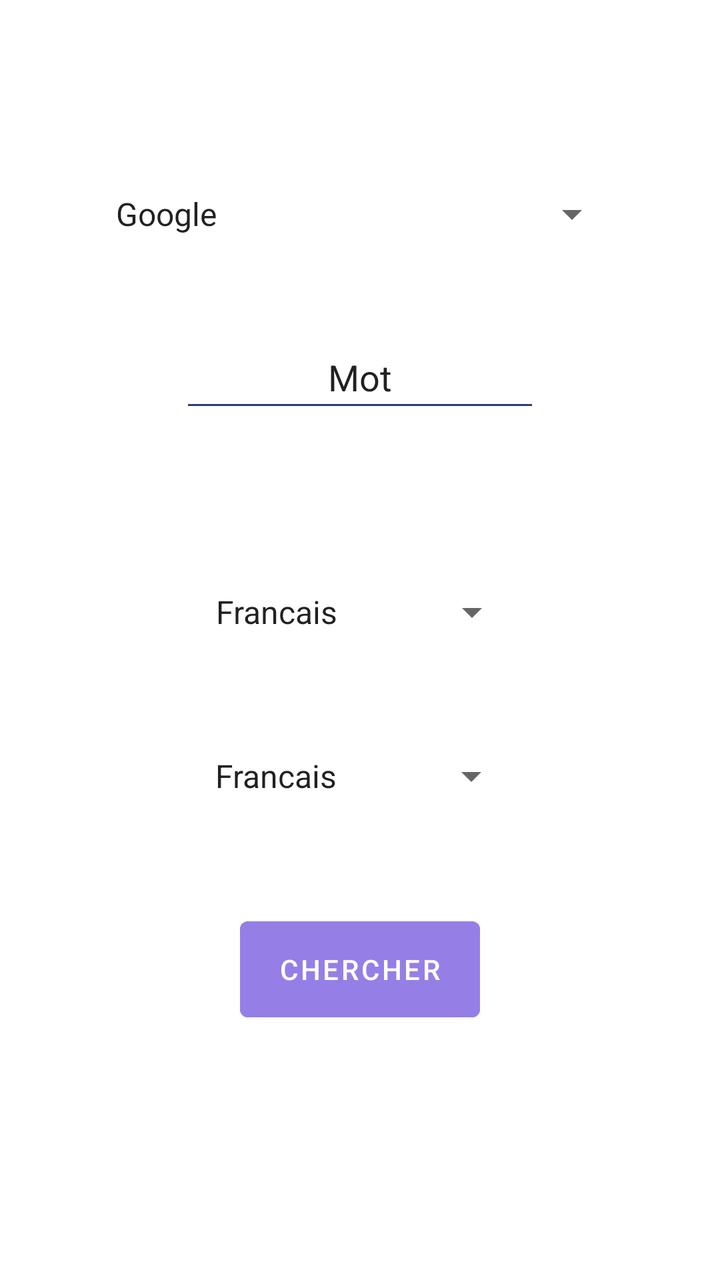
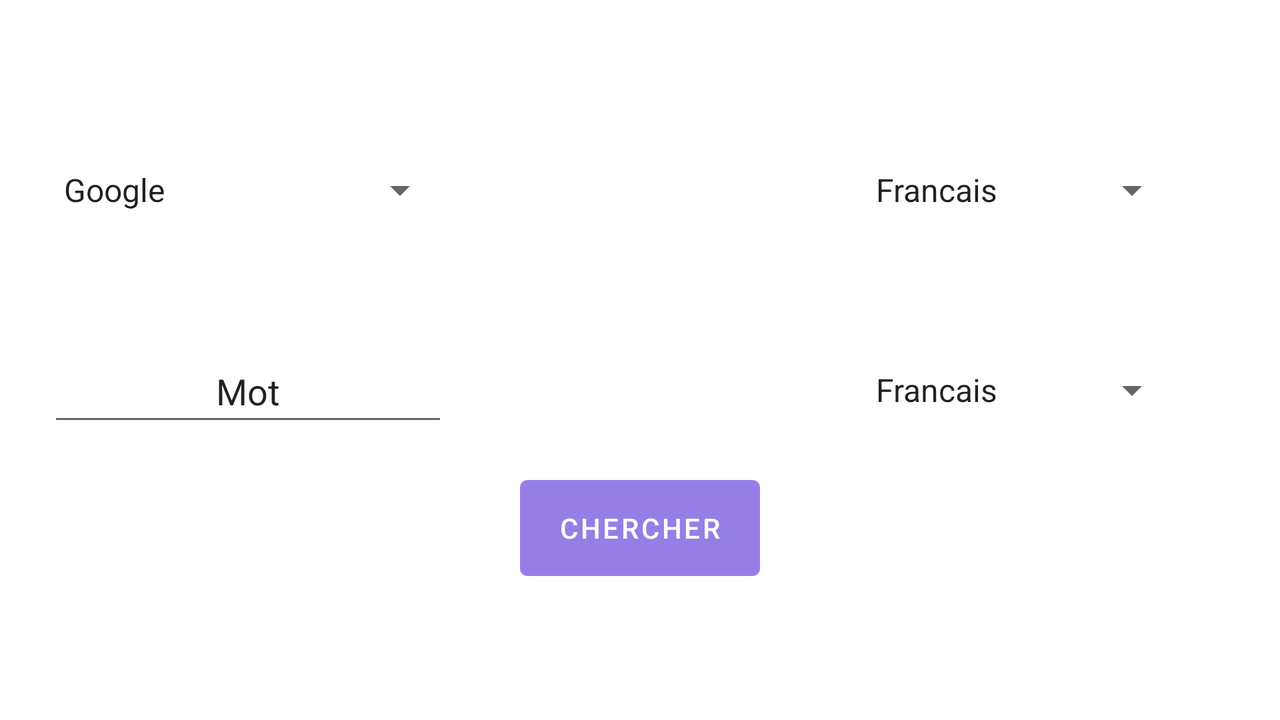

The same Android screen from two of the app's own layout files: first res/layout/ as a phone draws it, then the repository's variant for another configuration, drawn on a device whose configuration selects that folder. Both files follow.
<!-- AndroidManifest.xml: application theme Theme.TranslateApp.NoActionBar -->
<!-- res/layout/fragment_home.xml -->
<?xml version="1.0" encoding="utf-8"?>
<androidx.constraintlayout.widget.ConstraintLayout xmlns:android="http://schemas.android.com/apk/res/android"
    xmlns:app="http://schemas.android.com/apk/res-auto"
    xmlns:tools="http://schemas.android.com/tools"
    android:layout_width="match_parent"
    android:layout_height="match_parent"
    tools:context=".fragments.mainActivity.home.HomeFragment">

    <EditText
        android:id="@+id/word"
        android:layout_width="0dp"
        android:layout_height="48dp"
        android:layout_marginStart="90dp"
        android:layout_marginTop="32dp"
        android:layout_marginEnd="90dp"
        android:autofillHints=""
        android:backgroundTint="#2C3C75"
        android:gravity="center"
        android:inputType="textPersonName"
        android:minHeight="48dp"
        android:text="@string/word"
        app:layout_constraintBottom_toBottomOf="parent"
        app:layout_constraintEnd_toEndOf="parent"
        app:layout_constraintHorizontal_bias="0.5"
        app:layout_constraintStart_toStartOf="parent"
        app:layout_constraintTop_toBottomOf="@+id/dictionnary"
        app:layout_constraintVertical_bias="0.0"
        tools:ignore="LabelFor" />

    <Button
        android:id="@+id/searchBut"
        android:layout_width="120dp"
        android:layout_height="60dp"
        android:backgroundTint="@color/light_purple"
        android:text="@string/search"
        android:textColor="@color/white"
        app:layout_constraintBottom_toBottomOf="parent"
        app:layout_constraintEnd_toEndOf="parent"
        app:layout_constraintStart_toStartOf="parent"
        app:layout_constraintTop_toBottomOf="@+id/languedest"
        app:layout_constraintVertical_bias="0.25"
        tools:ignore="TextContrastCheck" />

    <Spinner
        android:id="@+id/dictionnary"
        android:layout_width="0dp"
        android:layout_height="48dp"
        android:layout_marginStart="50dp"
        android:layout_marginEnd="50dp"
        android:entries="@array/spinner_entries"
        android:gravity="center"
        app:layout_constraintBottom_toBottomOf="parent"
        app:layout_constraintEnd_toEndOf="parent"
        app:layout_constraintStart_toStartOf="parent"
        app:layout_constraintTop_toTopOf="parent"
        app:layout_constraintVertical_bias="0.13999999" />

    <Spinner
        android:id="@+id/languedest"
        android:layout_width="160dp"
        android:layout_height="50dp"
        android:layout_marginTop="32dp"
        android:entries="@array/langSpinner_entries"
        app:layout_constraintEnd_toEndOf="parent"
        app:layout_constraintHorizontal_bias="0.498"
        app:layout_constraintStart_toStartOf="parent"
        app:layout_constraintTop_toBottomOf="@+id/languesourc"
        tools:ignore="DuplicateSpeakableTextCheck" />

    <Spinner
        android:id="@+id/languesourc"
        android:layout_width="160dp"
        android:layout_height="50dp"
        android:layout_marginTop="70dp"
        android:entries="@array/langSpinner_entries"
        android:spinnerMode="dropdown"
        app:layout_constraintEnd_toEndOf="parent"
        app:layout_constraintStart_toStartOf="parent"
        app:layout_constraintTop_toBottomOf="@+id/word" />

</androidx.constraintlayout.widget.ConstraintLayout>
<!-- resources referenced by this layout -->
<resources>
  <array name="langSpinner_entries">
          <item>@string/Fr</item>
          <item>@string/Ang</item>
          <item>@string/Es</item>
          <item>@string/Ru</item>
          <item>@string/Jap</item>
          <item>@string/DS</item>
          <item>@string/PR</item>
          <item>@string/In</item>
      </array>
  <array name="spinner_entries">
          <item>Google</item>
      </array>
  <color name="light_purple">#957FE6</color>
  <color name="white">#FFFFFFFF</color>
  <string name="search">Chercher</string>
  <string name="word">Mot</string>
  <style name="Theme.TranslateApp.NoActionBar" parent="Theme.MaterialComponents.DayNight.NoActionBar">
          
          <item name="colorPrimary">@color/blue</item>
          <item name="colorPrimaryVariant">#E42525</item>
          <item name="colorOnPrimary">@color/white</item>
          
          <item name="colorSecondary">#82C2DF</item>
          <item name="colorSecondaryVariant">#2C3C75</item>
          <item name="colorOnSecondary">@color/black</item>
          
          <item name="android:statusBarColor">@color/blue</item>
          
          <item name="android:colorAccent">#82C2DF</item>
  
      </style>
  <string name="Fr" translatable="false">Francais</string>
  <string name="Ang" translatable="false">Anglais</string>
  <string name="Es" translatable="false">Espagnol</string>
  <string name="Ru" translatable="false">Russe</string>
  <string name="Jap" translatable="false">Japonais</string>
  <string name="DS" translatable="false">Allemand</string>
  <string name="PR" translatable="false">Portugais</string>
  <string name="In" translatable="false">Indien</string>
  <color name="blue">#6F91EE</color>
  <color name="black">#FF000000</color>
</resources>
<!-- res/layout-land/fragment_home.xml (the repository's variant of the layout above) -->
<!-- drawn on the phone turned sideways -->
<?xml version="1.0" encoding="utf-8"?>
<androidx.constraintlayout.widget.ConstraintLayout xmlns:android="http://schemas.android.com/apk/res/android"
    xmlns:app="http://schemas.android.com/apk/res-auto"
    xmlns:tools="http://schemas.android.com/tools"
    android:layout_width="match_parent"
    android:layout_height="match_parent"
    tools:context=".fragments.mainActivity.home.HomeFragment">

    <EditText
        android:id="@+id/word"
        android:layout_width="200dp"
        android:layout_height="48dp"
        android:layout_marginStart="24dp"
        android:layout_marginTop="50dp"
        android:autofillHints=""
        android:gravity="center"
        android:inputType="textPersonName"
        android:minHeight="48dp"
        android:text="@string/word"
        app:layout_constraintStart_toStartOf="parent"
        app:layout_constraintTop_toBottomOf="@+id/dictionnary"
        tools:ignore="LabelFor" />

    <Button
        android:id="@+id/searchBut"
        android:layout_width="120dp"
        android:layout_height="60dp"
        android:backgroundTint="@color/light_purple"
        android:text="@string/search"
        app:layout_constraintBottom_toBottomOf="parent"
        app:layout_constraintEnd_toEndOf="parent"
        app:layout_constraintStart_toStartOf="parent"
        app:layout_constraintTop_toTopOf="parent"
        app:layout_constraintVertical_bias="0.78"
        tools:ignore="TextContrastCheck" />

    <Spinner
        android:id="@+id/dictionnary"
        android:layout_width="200dp"
        android:layout_height="50dp"
        android:layout_marginStart="24dp"
        android:layout_marginTop="70dp"
        android:entries="@array/spinner_entries"
        android:gravity="center"
        app:layout_constraintStart_toStartOf="parent"
        app:layout_constraintTop_toTopOf="parent" />

    <Spinner
        android:id="@+id/languesourc"
        android:layout_width="160dp"
        android:layout_height="50dp"
        android:layout_marginTop="70dp"
        android:layout_marginEnd="50dp"
        android:entries="@array/langSpinner_entries"
        app:layout_constraintEnd_toEndOf="parent"
        app:layout_constraintTop_toTopOf="parent"
        tools:ignore="DuplicateSpeakableTextCheck" />

    <Spinner
        android:id="@+id/languedest"
        android:layout_width="160dp"
        android:layout_height="50dp"
        android:layout_marginTop="50dp"
        android:layout_marginEnd="50dp"
        android:entries="@array/langSpinner_entries"
        app:layout_constraintEnd_toEndOf="parent"
        app:layout_constraintTop_toBottomOf="@+id/languesourc" />

    <TextView
        android:id="@+id/textView"
        android:layout_width="36dp"
        android:layout_height="28dp"
        android:layout_marginTop="288dp"
        android:foreground="@drawable/ic_arrow_right_alt"
        app:layout_constraintEnd_toStartOf="@+id/languesourc"
        app:layout_constraintHorizontal_bias="0.49"
        app:layout_constraintStart_toEndOf="@+id/languedest"
        app:layout_constraintTop_toTopOf="parent" />

</androidx.constraintlayout.widget.ConstraintLayout>
<!-- resources referenced by the variant -->
<!-- as the phone turned sideways resolves them -->
<resources>
  <array name="langSpinner_entries">
          <item>@string/Fr</item>
          <item>@string/Ang</item>
          <item>@string/Es</item>
          <item>@string/Ru</item>
          <item>@string/Jap</item>
          <item>@string/DS</item>
          <item>@string/PR</item>
          <item>@string/In</item>
      </array>
  <array name="spinner_entries">
          <item>Google</item>
      </array>
  <color name="light_purple">#957FE6</color>
  <!-- drawable ic_arrow_right_alt: png bitmap (drawable, 387 bytes) -->
  <string name="search">Chercher</string>
  <string name="word">Mot</string>
  <style name="Theme.TranslateApp.NoActionBar" parent="Theme.MaterialComponents.DayNight.NoActionBar">
          
          <item name="colorPrimary">@color/blue</item>
          <item name="colorPrimaryVariant">#E42525</item>
          <item name="colorOnPrimary">@color/white</item>
          
          <item name="colorSecondary">#82C2DF</item>
          <item name="colorSecondaryVariant">#2C3C75</item>
          <item name="colorOnSecondary">@color/black</item>
          
          <item name="android:statusBarColor">@color/blue</item>
          
          <item name="android:colorAccent">#82C2DF</item>
  
      </style>
  <string name="Fr" translatable="false">Francais</string>
  <string name="Ang" translatable="false">Anglais</string>
  <string name="Es" translatable="false">Espagnol</string>
  <string name="Ru" translatable="false">Russe</string>
  <string name="Jap" translatable="false">Japonais</string>
  <string name="DS" translatable="false">Allemand</string>
  <string name="PR" translatable="false">Portugais</string>
  <string name="In" translatable="false">Indien</string>
  <color name="blue">#6F91EE</color>
  <color name="white">#FFFFFFFF</color>
  <color name="black">#FF000000</color>
</resources>
